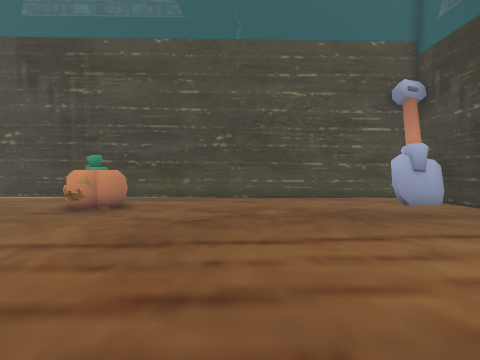
View 1 (above)

14 first-person views from a walk through a 3-D level made in the Unity game engine. The camera is 1.3 m above the floor, tilts 2° down and sees 90° across. The floor is counted in squares, 2 m on a side. Each view is taken from the middle of a square. On the plan, view 1 faces up. The plan holds only what a view shows up to about 9 squares ahead; the rest is blank. The place goes on beyond the plan. Some surface patterns are stand-ins.

View 2
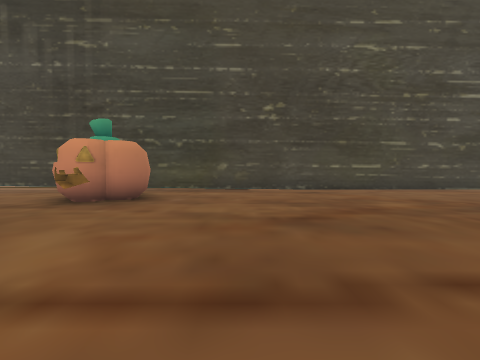

View 3
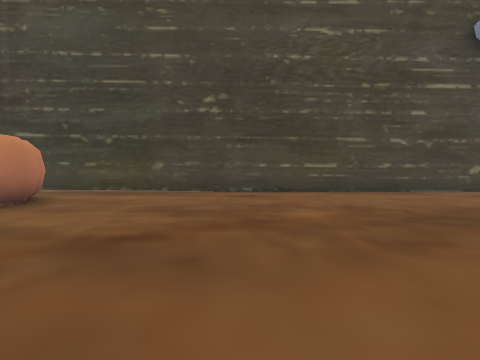

View 4
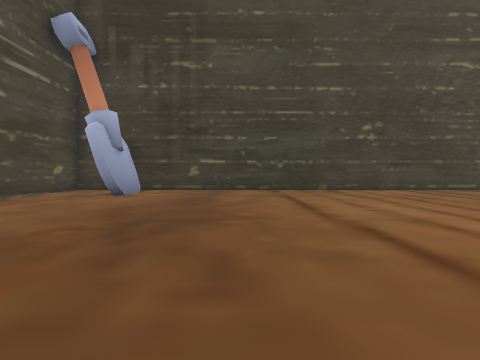

View 5
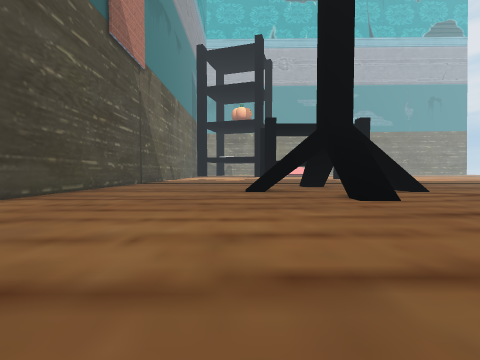

View 6
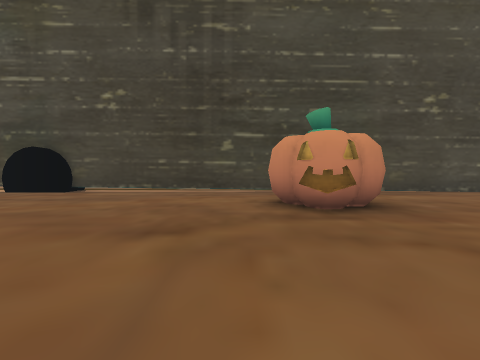

View 7
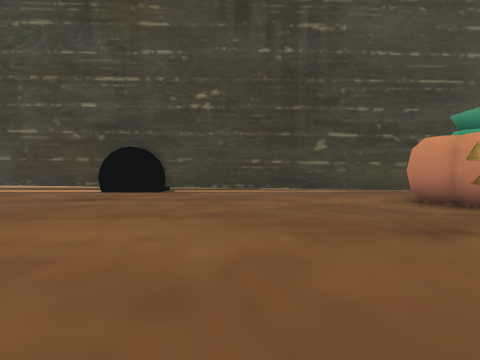

View 8
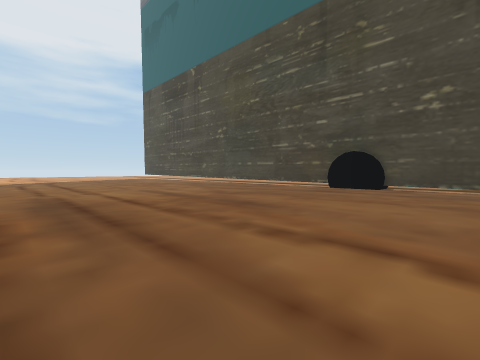

View 9
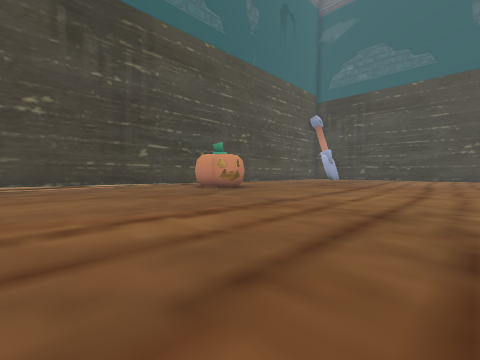

View 10
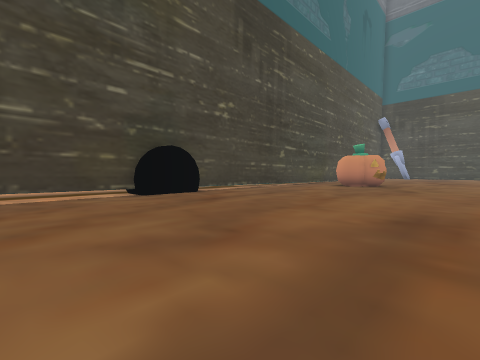

View 11
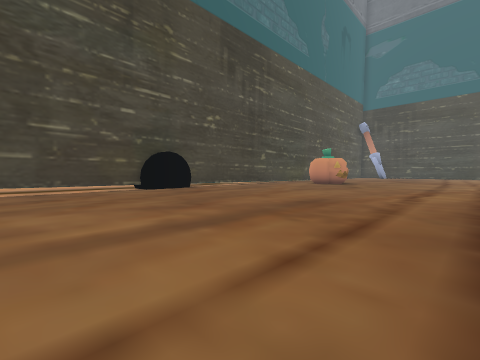

View 12
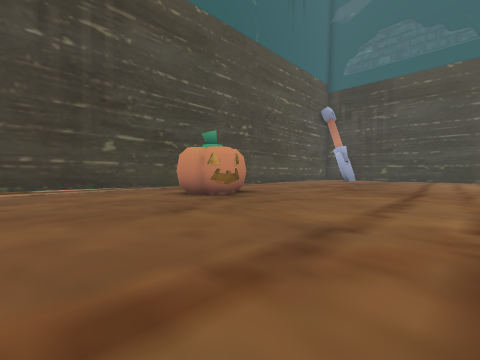

View 13
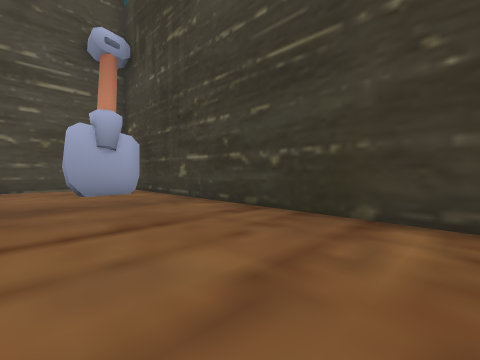

View 14
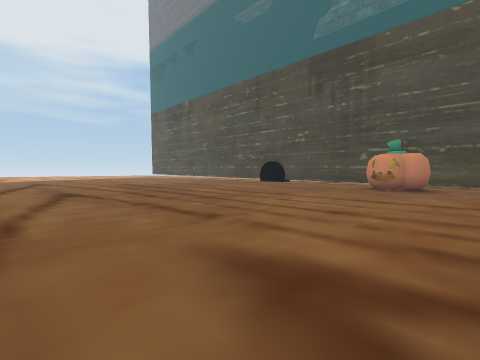

### Floor plan
Key: @ floor where view 1 was taken; # wall or solid block; . floor; / step, stairs or slope; T thing the floor can be seen under or through; O other object.
Columns run from 18 left of view 1 to 9 right of it. Each row starts with its distance up from view 1.
 15 ..
 14 .....  ..
 13 ..... ......
 12 TTTT########################
 11 ...........................#
 10 .............O.............#
  9 ............OO...........###
  8 ............OO.............#
  7 ...........................#
  6 ...........................#
  5 ...........................#
  4 ...........................#
  3 ...........................#
  2 ...........................#
  1      ......................#
  0     ..............@........#
 -1    ...............#........#
 -2    ............// . //.....#
 -3              ..   .........#

Where each view was taken, in squares from view 1:
view 1: 0 up, 0 right, facing up
view 2: 3 up, 2 left, facing up
view 3: 4 up, 0 right, facing up
view 4: 6 up, 0 right, facing right
view 5: 6 up, 3 right, facing down
view 6: 4 up, 7 left, facing up
view 7: 4 up, 10 left, facing up
view 8: 2 up, 10 left, facing up-left
view 9: 1 up, 12 left, facing up-right
view 10: 5 up, 17 left, facing up-right
view 11: 3 up, 18 left, facing up-right
view 12: 3 up, 10 left, facing up-right
view 13: 2 up, 5 right, facing up-right
view 14: 2 down, 3 left, facing up-left
